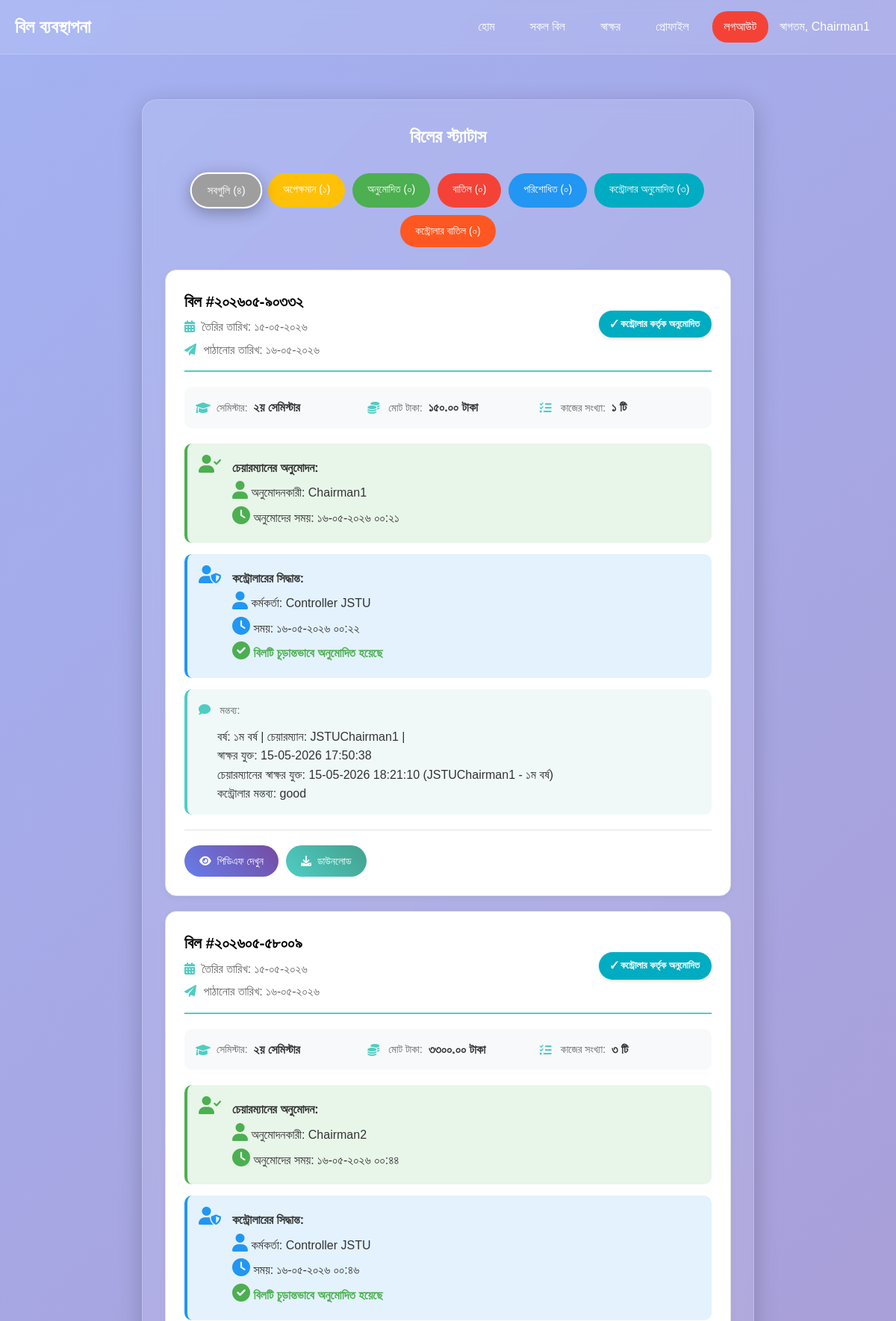
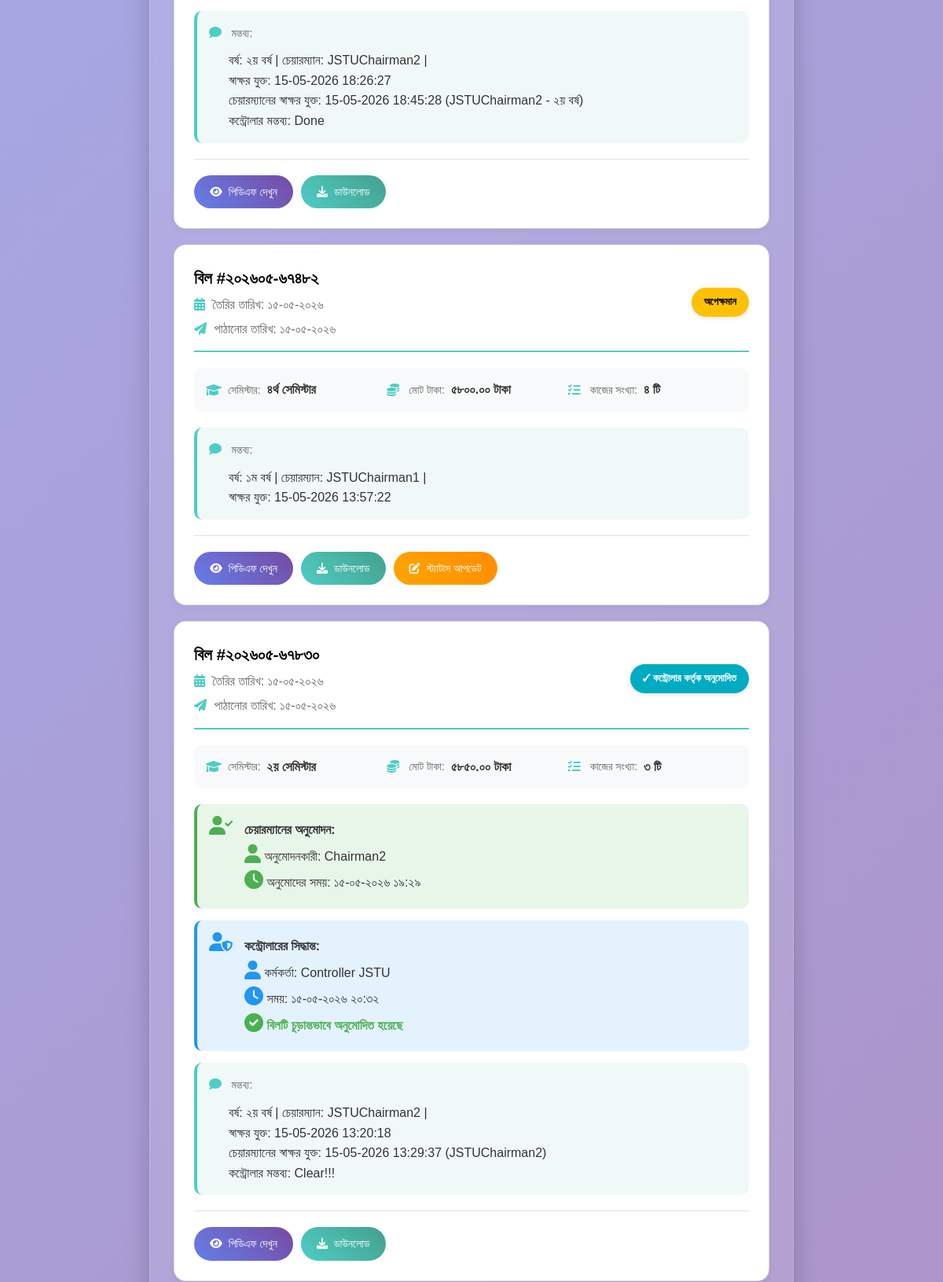
The app's page /bill-status/ (signed in, upper part) with its own data (2 pictures, top to bottom).
### core/models.py (models this page shows, shortened)
class Bill(models.Model):
    DEGREE_CHOICES = [
        ('honors', 'অনার্স'),
        ('masters', 'মাস্টার্স'),
    ]
    BANK_CHOICES = [
        ('জনতা ব্যাংক', 'জনতা ব্যাংক'),
        ('ডাচ বাংলা ব্যাংক', 'ডাচ বাংলা ব্যাংক'),
        ('সোনালী ব্যাংক', 'সোনালী ব্যাংক'),
        ('ইসলামী ব্যাংক', 'ইসলামী ব্যাংক'),
    ]
    bank_name = models.CharField(max_length=50, choices=BANK_CHOICES, blank=True, null=True,
                                 verbose_name='ব্যাংকের নাম')
    bank_branch = models.CharField(max_length=100, blank=True, null=True, verbose_name='শাখা')
    account_number = models.CharField(max_length=50, blank=True, null=True, verbose_name='একাউন্ট নাম্বার')
    routing_number = models.CharField(max_length=50, blank=True, null=True, verbose_name='রাউটিং নাম্বার')
    SEMESTER_CHOICES = [
        ('১ম সেমিস্টার', '১ম সেমিস্টার'),
        ('২য় সেমিস্টার', '২য় সেমিস্টার'),
        ('৩য় সেমিস্টার', '৩য় সেমিস্টার'),
        ('৪র্থ সেমিস্টার', '৪র্থ সেমিস্টার'),
        ('৫ম সেমিস্টার', '৫ম সেমিস্টার'),
        ('৬ষ্ঠ সেমিস্টার', '৬ষ্ঠ সেমিস্টার'),
        ('৭ম সেমিস্টার', '৭ম সেমিস্টার'),
        ('৮ম সেমিস্টার', '৮ম সেমিস্টার'),
        ('মাস্টার্স', 'মাস্টার্স')
    ]
    STATUS_CHOICES = [
        ('draft', 'Draft'),
        ('pending', 'Pending'),
        ('approved', 'Approved'),
        ('rejected', 'Rejected'),
        ('paid', 'Paid'),
        ('sent_to_controller', 'Sent to Controller'),
        ('approved_by_controller', 'Approved by Controller'),
        ('rejected_by_controller', 'Rejected by Controller'),
    ]
    bill_number = models.CharField(max_length=50, unique=True, verbose_name='বিল নম্বর')
    voucher_number = models.CharField(max_length=50, unique=True, verbose_name='ভাউচার নম্বর')
    user = models.ForeignKey(User, on_delete=models.CASCADE, verbose_name='ব্যবহারকারী')
    semester = models.CharField(max_length=20, choices=SEMESTER_CHOICES, verbose_name='সেমিস্টার')
    department = models.CharField(max_length=100, default='কম্পিউটার বিজ্ঞান এবং প্রকৌশল', verbose_name='বিভাগ')
    bangla_date = models.CharField(max_length=50, verbose_name='বাংলা তারিখ')
    total_amount = models.DecimalField(max_digits=10, decimal_places=2, default=0, verbose_name='মোট টাকা')
    status = models.CharField(
        max_length=30,  # Changed from 20 to 30
        choices=STATUS_CHOICES,
        default='pending',
        verbose_name='স্ট্যাটাস'
    )
    approved_by = models.ForeignKey(
        User,
        on_delete=models.SET_NULL,
        null=True,
        blank=True,
        related_name='approved_bills',
        verbose_name='অনুমোদনকারী'
    )
    approved_at = models.DateTimeField(null=True, blank=True, verbose_name='অনুমোদনের সময়')
    remarks = models.TextField(blank=True, null=True, verbose_name='মন্তব্য')
    created_at = models.DateTimeField(auto_now_add=True)
    updated_at = models.DateTimeField(auto_now=True)
    is_hidden_from_chairman = models.BooleanField(default=False, verbose_name='চেয়ারম্যানের কাছে লুকানো')
    sent_at = models.DateTimeField(null=True, blank=True, verbose_name='পাঠানোর সময়')
    degree_type = models.CharField(max_length=10, choices=DEGREE_CHOICES, default='honors', verbose_name='ডিগ্রির ধরণ')
    user_signature_added = models.BooleanField(default=False, verbose_name='ব্যবহারকারীর স্বাক্ষর যুক্ত হয়েছে')
    chairman_signature_added = models.BooleanField(default=False, verbose_name='চেয়ারম্যানের স্বাক্ষর যুক্ত হয়েছে')
    sent_to_controller_at = models.DateTimeField(null=True, blank=True, verbose_name='কন্ট্রোলে পাঠানোর সময়')
    controller_approved_at = models.DateTimeField(null=True, blank=True, verbose_name='কন্ট্রোলার অনুমোদনের সময়')
    controller_approved_by = models.ForeignKey(
        User,
        on_delete=models.SET_NULL,
        null=True,
        blank=True,
        related_name='controller_approved_bills',
        verbose_name='কন্ট্রোলার অনুমোদনকারী'
    )
    class Meta:
        ordering = ['-created_at']
        verbose_name = 'বিল'
        verbose_name_plural = 'বিলগুলি'

### core/views.py (the view, shortened to what this page needs)
# urls.py: path('bill-status/', views.bill_status, name='bill_status'),
@login_required
def bill_status(request):
    if request.user.profile.user_type in ['চেয়ারম্যান', 'অফিস সহকারী', 'কন্ট্রোলার']:
        bills_list = Bill.objects.exclude(status='draft').exclude(is_hidden_from_chairman=True).order_by('-created_at')
    else:
        bills_list = Bill.objects.filter(user=request.user).exclude(status='draft').order_by('-created_at')
    if request.user.profile.user_type in ['চেয়ারম্যান', 'অফিস সহকারী', 'কন্ট্রোলার']:
        pending_count = Bill.objects.exclude(is_hidden_from_chairman=True).filter(status='pending').count()
        approved_count = Bill.objects.exclude(is_hidden_from_chairman=True).filter(status='approved').count()
        rejected_count = Bill.objects.exclude(is_hidden_from_chairman=True).filter(status='rejected').count()
        paid_count = Bill.objects.exclude(is_hidden_from_chairman=True).filter(status='paid').count()
        approved_by_controller_count = Bill.objects.exclude(is_hidden_from_chairman=True).filter(status='approved_by_controller').count()
        rejected_by_controller_count = Bill.objects.exclude(is_hidden_from_chairman=True).filter(status='rejected_by_controller').count()
    status_filter = request.GET.get('status', '')
    if status_filter:
        bills_list = bills_list.filter(status=status_filter)
    paginator = Paginator(bills_list, 10)
    page_number = request.GET.get('page')
    page_obj = paginator.get_page(page_number)
    context = {
        'bills': page_obj,
        'pending_count': pending_count,
        'approved_count': approved_count,
        'rejected_count': rejected_count,
        'paid_count': paid_count,
        'approved_by_controller_count': approved_by_controller_count,
        'rejected_by_controller_count': rejected_by_controller_count,
        'current_filter': status_filter,
    }
    return render(request, 'core/status.html', context)

### templates/core/status.html (shortened to what this page needs)
{% extends 'base.html' %}
{% load static %}
{% load bangla_number %}
{% block content %}
<div class="container">
    <div class="glass-card">
        <h2 style="text-align: center; color: white; margin-bottom: 30px;">বিলের স্ট্যাটাস</h2>
        <div class="status-filter">
            <a href="{% url 'bill_status' %}" class="filter-btn {% if not request.GET.status %}active{% endif %}" style="background: #9E9E9E;">সবগুলি ({{ pending_count|add:approved_count|add:rejected_count|add:paid_count|add:approved_by_controller_count|add:rejected_by_controller_count|bangla_number }})</a>
            <a href="?status=pending" class="filter-btn {% if request.GET.status == 'pending' %}active{% endif %}" style="background: #FFC107;">অপেক্ষমান ({{ pending_count|bangla_number }})</a>
            <a href="?status=approved" class="filter-btn {% if request.GET.status == 'approved' %}active{% endif %}" style="background: #4CAF50;">অনুমোদিত ({{ approved_count|bangla_number }})</a>
            <a href="?status=rejected" class="filter-btn {% if request.GET.status == 'rejected' %}active{% endif %}" style="background: #F44336;">বাতিল ({{ rejected_count|bangla_number }})</a>
            <a href="?status=paid" class="filter-btn {% if request.GET.status == 'paid' %}active{% endif %}" style="background: #2196F3;">পরিশোধিত ({{ paid_count|bangla_number }})</a>
            <a href="?status=approved_by_controller" class="filter-btn {% if request.GET.status == 'approved_by_controller' %}active{% endif %}" style="background: #00ACC1;">কন্ট্রোলার অনুমোদিত ({{ approved_by_controller_count|default:0|bangla_number }})</a>
            <a href="?status=rejected_by_controller" class="filter-btn {% if request.GET.status == 'rejected_by_controller' %}active{% endif %}" style="background: #FF5722;">কন্ট্রোলার বাতিল ({{ rejected_by_controller_count|default:0|bangla_number }})</a>
        </div>
        <div id="bills-container">
            {% for bill in bills %}
            <div class="status-card" data-status="{{ bill.status }}">
                <div class="status-header">
                    <div>
                        <h3 style="color: #000000; margin: 0;">বিল #{{ bill.bill_number|bangla_number }}</h3>
                        <p style="color: #666; margin: 5px 0 0 0;">
                            <i class="fas fa-calendar-alt"></i> তৈরির তারিখ: {{ bill.created_at|date:"d-m-Y"|bangla_number }}
                        </p>
                        {% if bill.sent_at %}
                        <p style="color: #666; margin: 5px 0 0 0;">
                            <i class="fas fa-paper-plane"></i> পাঠানোর তারিখ: {{ bill.sent_at|date:"d-m-Y"|bangla_number }}
                        </p>
                        {% endif %}
                    </div>
                    <span class="status-badge status-{{ bill.status }}">
                        {% if bill.status == 'pending' %}অপেক্ষমান
                        {% elif bill.status == 'approved' %}অনুমোদিত (চেয়ারম্যান)
                        {% elif bill.status == 'rejected' %}বাতিল (চেয়ারম্যান)
                        {% elif bill.status == 'paid' %}পরিশোধিত
                        {% elif bill.status == 'draft' %}খসড়া
                        {% elif bill.status == 'sent_to_controller' %}কন্ট্রোলারে প্রেরিত
                        {% elif bill.status == 'approved_by_controller' %}✓ কন্ট্রোলার কর্তৃক অনুমোদিত
                        {% elif bill.status == 'rejected_by_controller' %}✗ কন্ট্রোলার কর্তৃক বাতিল
                        {% endif %}
                    </span>
                </div>
                <div class="bill-details-grid">
                    <div class="detail-item">
                        <i class="fas fa-graduation-cap"></i>
                        <span class="detail-label">সেমিস্টার:</span>
                        <span class="detail-value">{{ bill.semester }}</span>
                    </div>
                    <div class="detail-item">
                        <i class="fas fa-coins"></i>
                        <span class="detail-label">মোট টাকা:</span>
                        <span class="detail-value">{{ bill.total_amount|bangla_number }} টাকা</span>
                    </div>
                    <div class="detail-item">
                        <i class="fas fa-tasks"></i>
                        <span class="detail-label">কাজের সংখ্যা:</span>
                        <span class="detail-value">{{ bill.tasks.count|bangla_number }} টি</span>
                    </div>
                </div>
                {% if bill.approved_by %}
                <div class="approval-info chairman-approval">
                    <i class="fas fa-user-check"></i>
                    <div>
                        <p><strong>চেয়ারম্যানের অনুমোদন:</strong></p>
                        <p><i class="fas fa-user"></i> অনুমোদনকারী: {{ bill.approved_by.get_full_name|default:bill.approved_by.username }}</p>
                        <p><i class="fas fa-clock"></i> অনুমোদের সময়: {{ bill.approved_at|date:"d-m-Y H:i"|bangla_number }}</p>
                    </div>
                </div>
                {% endif %}
                {% if bill.controller_approved_by %}
                <div class="approval-info controller-approval">
                    <i class="fas fa-user-shield"></i>
                    <div>
                        <p><strong>কন্ট্রোলারের সিদ্ধান্ত:</strong></p>
                        <p><i class="fas fa-user"></i> কর্মকর্তা: {{ bill.controller_approved_by.get_full_name|default:bill.controller_approved_by.username }}</p>
                        <p><i class="fas fa-clock"></i> সময়: {{ bill.controller_approved_at|date:"d-m-Y H:i"|bangla_number }}</p>
                        {% if bill.status == 'approved_by_controller' %}
                        <p><i class="fas fa-check-circle" style="color: #4CAF50;"></i> <strong style="color: #4CAF50;">বিলটি চূড়ান্তভাবে অনুমোদিত হয়েছে</strong></p>
                        {% elif bill.status == 'rejected_by_controller' %}
                        <p><i class="fas fa-times-circle" style="color: #F44336;"></i> <strong style="color: #F44336;">বিলটি চূড়ান্তভাবে বাতিল করা হয়েছে</strong></p>
                        {% endif %}
                    </div>
                </div>
                {% endif %}
                {% if bill.remarks %}
                <div class="remarks-section">
                    <i class="fas fa-comment"></i>
                    <span class="detail-label">মন্তব্য:</span>
                    <p>{{ bill.remarks|linebreaksbr }}</p>
                </div>
                {% endif %}
                <div class="status-actions">
                    <a href="{% url 'view_bill_pdf' bill.id %}" class="btn btn-view" target="_blank">
                        <i class="fas fa-eye"></i> পিডিএফ দেখুন
                    </a>
                    <a href="{% url 'download_bill' bill.id %}" class="btn btn-download">
                        <i class="fas fa-download"></i> ডাউনলোড
                    </a>
                    {% if request.user.profile.user_type == 'অফিস সহকারী' or request.user.profile.user_type == 'চেয়ারম্যান' or request.user.profile.user_type == 'কন্ট্রোলার' %}
                        {% if bill.status == 'pending' %}
                        <a href="{% url 'update_bill_status' bill.id %}" class="btn btn-status">
                            <i class="fas fa-edit"></i> স্ট্যাটাস আপডেট
                        </a>
                        {% endif %}
                    {% endif %}
                </div>
            </div>
            {% endfor %}
        </div>
    </div>
</div>
<link rel="stylesheet" href="https://cdnjs.cloudflare.com/ajax/libs/font-awesome/6.0.0/css/all.min.css">
{% endblock %}

### templates/base.html (shortened to what this page needs)
{% load static %}
<!DOCTYPE html>
<html lang="bn">
<head>
    <link rel="stylesheet" href="{% static 'css/fonts.css' %}">
    <link rel="stylesheet" href="{% static 'css/base.css' %}">
</head>
<body style="background: linear-gradient(135deg, rgba(102,126,234,0.6), rgba(118,75,162,0.6)),
             url('https://i.postimg.cc/qBhmnzdM/bg.jpg') no-repeat center center fixed;
             background-size: cover;">
    <nav class="navbar">
        <div class="nav-container">
            <a href="{% url 'home' %}" class="logo">বিল ব্যবস্থাপনা</a>
            <div class="nav-links" id="navLinks">
            {% if user.is_authenticated %}
                {% if user.profile.user_type == 'চেয়ারম্যান' %}
                    <a href="{% url 'home' %}" {% if request.path == '/' %}class="active"{% endif %}>হোম</a>
                    {% if user.username == 'JSTUChairman1' %}
                        <a href="{% url 'all_bills' %}" {% if 'all-bills' in request.path %}class="active"{% endif %}>সকল বিল</a>
                        <a href="{% url 'signature_upload_chairman1' %}" {% if 'signature' in request.path %}class="active"{% endif %}>স্বাক্ষর</a>
                    {% elif user.username == 'JSTUChairman2' %}
                        <a href="{% url 'all_bills' %}" {% if 'all-bills' in request.path %}class="active"{% endif %}>সকল বিল</a>
                        <a href="{% url 'signature_upload_chairman2' %}" {% if 'signature' in request.path %}class="active"{% endif %}>স্বাক্ষর</a>
                    {% elif user.username == 'JSTUChairman3' %}
                        <a href="{% url 'all_bills' %}" {% if 'all-bills' in request.path %}class="active"{% endif %}>সকল বিল</a>
                        <a href="{% url 'signature_upload_chairman3' %}" {% if 'signature' in request.path %}class="active"{% endif %}>স্বাক্ষর</a>
                    {% elif user.username == 'JSTUChairman4' %}
                        <a href="{% url 'all_bills' %}" {% if 'all-bills' in request.path %}class="active"{% endif %}>সকল বিল</a>
                        <a href="{% url 'signature_upload_chairman4' %}" {% if 'signature' in request.path %}class="active"{% endif %}>স্বাক্ষর</a>
                    {% else %}
                        <a href="{% url 'all_bills' %}" {% if 'all-bills' in request.path %}class="active"{% endif %}>সকল বিল</a>
                        <a href="{% url 'signature_upload' %}" {% if 'signature' in request.path %}class="active"{% endif %}>স্বাক্ষর</a>
                    {% endif %}
                    <a href="{% url 'profile' %}" {% if 'profile' in request.path %}class="active"{% endif %}>প্রোফাইল</a>
                    <a href="{% url 'logout' %}" class="btn-danger">লগআউট</a>
                {% endif %}
                <span class="user-welcome">স্বাগতম, {{ user.first_name }}</span>
            {% endif %}
        </div>
        </div>
    </nav>
    <div class="container">
        {% block content %}
        {% endblock %}
    </div>
</body>
</html>

### records on screen
Bill: bill_number|bangla_number "২০২৬০৫-৯০৩৩২", created_at|bangla_number "১৫-০৫-২০২৬", sent_at|bangla_number "১৬-০৫-২০২৬", shows "✓ কন্ট্রোলার কর্তৃক অনুমোদিত", semester "২য় সেমিস্টার", total_amount|bangla_number "১৫০.০০", tasks.count|bangla_number "১", approved_by.get_full_name "Chairman1", approved_at|bangla_number "১৬-০৫-২০২৬ ০০:২১", controller_approved_by.get_full_name "Controller JSTU", controller_approved_at|bangla_number "১৬-০৫-২০২৬ ০০:২২", shows "বিলটি চূড়ান্তভাবে অনুমোদিত হয়েছে", remarks "বর্ষ: ১ম বর্ষ | চেয়ারম্যান: JSTUChairman1 | স্বাক্ষর যুক্ত: 15-05-2026 17:50:38 চেয়ারম্যানের স্বাক্ষর যুক্ত: 15-05-2026 18:21:10 (JSTUChairman1 - ১ম বর্ষ) কন্ট্রোলার মন্তব্য: good"
Bill: bill_number|bangla_number "২০২৬০৫-৫৮০০৯", created_at|bangla_number "১৫-০৫-২০২৬", sent_at|bangla_number "১৬-০৫-২০২৬", shows "✓ কন্ট্রোলার কর্তৃক অনুমোদিত", semester "২য় সেমিস্টার", total_amount|bangla_number "৩৩০০.০০", tasks.count|bangla_number "৩", approved_by.get_full_name "Chairman2", approved_at|bangla_number "১৬-০৫-২০২৬ ০০:৪৪", controller_approved_by.get_full_name "Controller JSTU", controller_approved_at|bangla_number "১৬-০৫-২০২৬ ০০:৪৬", shows "বিলটি চূড়ান্তভাবে অনুমোদিত হয়েছে", remarks "বর্ষ: ২য় বর্ষ | চেয়ারম্যান: JSTUChairman2 | স্বাক্ষর যুক্ত: 15-05-2026 18:26:27 চেয়ারম্যানের স্বাক্ষর যুক্ত: 15-05-2026 18:45:28 (JSTUChairman2 - ২য় বর্ষ) কন্ট্রোলার মন্তব্য: Done"
Bill: bill_number|bangla_number "২০২৬০৫-৬৭৪৮২", created_at|bangla_number "১৫-০৫-২০২৬", sent_at|bangla_number "১৫-০৫-২০২৬", status "অপেক্ষমান", semester "৪র্থ সেমিস্টার", total_amount|bangla_number "৫৮০০.০০", tasks.count|bangla_number "৪", remarks "বর্ষ: ১ম বর্ষ | চেয়ারম্যান: JSTUChairman1 | স্বাক্ষর যুক্ত: 15-05-2026 13:57:22"
Bill: bill_number|bangla_number "২০২৬০৫-৬৭৮৩০", created_at|bangla_number "১৫-০৫-২০২৬", sent_at|bangla_number "১৫-০৫-২০২৬", shows "✓ কন্ট্রোলার কর্তৃক অনুমোদিত", semester "২য় সেমিস্টার", total_amount|bangla_number "৫৮৫০.০০", tasks.count|bangla_number "৩", approved_by.get_full_name "Chairman2", approved_at|bangla_number "১৫-০৫-২০২৬ ১৯:২৯", controller_approved_by.get_full_name "Controller JSTU", controller_approved_at|bangla_number "১৫-০৫-২০২৬ ২০:৩২", shows "বিলটি চূড়ান্তভাবে অনুমোদিত হয়েছে", remarks "বর্ষ: ২য় বর্ষ | চেয়ারম্যান: JSTUChairman2 | স্বাক্ষর যুক্ত: 15-05-2026 13:20:18 চেয়ারম্যানের স্বাক্ষর যুক্ত: 15-05-2026 13:29:37 (JSTUChairman2) কন্ট্রোলার মন্তব্য: Clear!!!"

### other values on screen
{{ user.first_name }} "Chairman1"
{{ pending_count|bangla_number }} "১"
{{ approved_count|bangla_number }} "০"
{{ rejected_count|bangla_number }} "০"
{{ paid_count|bangla_number }} "০"
{{ approved_by_controller_count|default:0|bangla_number }} "৩"
{{ rejected_by_controller_count|default:0|bangla_number }} "০"
